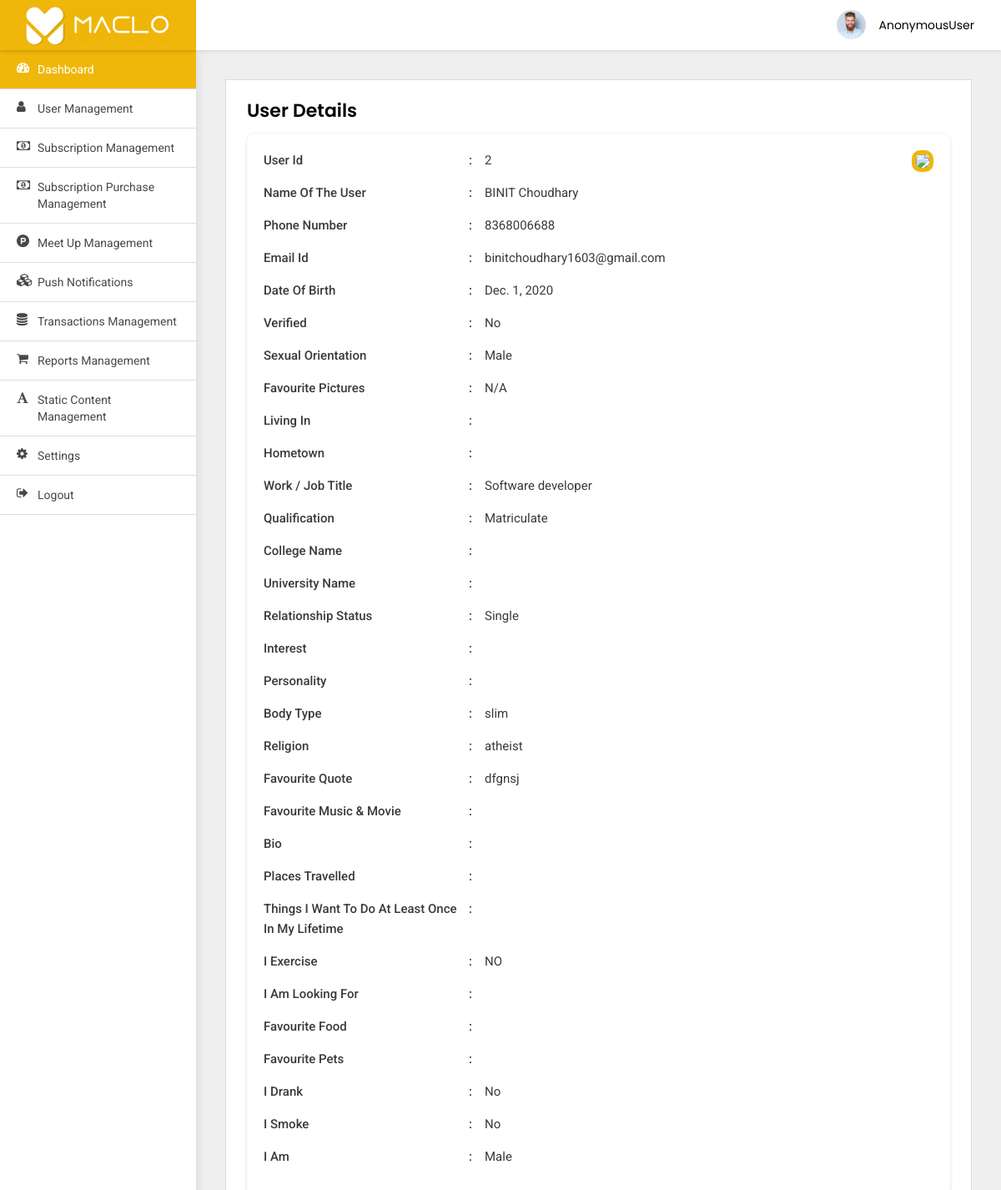
Page /adminpanel/users-detail/2/ on the committed database.
### src/models.py (models this page shows)
class RegisterUser(models.Model):
    email = models.EmailField(default='test@maclo.com')
    phone_number = models.CharField(default='00000', max_length=12)
    first_name = models.CharField(default='maclo', max_length=100)
    last_name = models.CharField(default='app', max_length=100)
    gender = models.CharField(choices=GENDER, default='Male', max_length=20, null=True, blank=True)
    date_of_birth = models.DateField(null=True, blank=True)
    job_profile = models.CharField(max_length=100, null=True, blank=True)
    company_name = models.CharField(max_length=200, null=True, blank=True)
    qualification = models.CharField(
        default="Bachelor's", choices=QUALIFICATION, max_length=100, null=True, blank=True)
    relationship_status = models.CharField(
        default='Single', choices=RELATIONSHIP_STATUS, max_length=100, null=True, blank=True)
    height = models.IntegerField()
    fav_quote = models.CharField(default='MY Fav QUOTE', max_length=1000)
    religion = models.CharField(default='atheist', max_length=100, null=True, blank=True)
    body_type = models.CharField(default='slim', max_length=100)
    zodiac_sign = models.CharField(default='', max_length=100)
    taste = models.CharField(default='', max_length=100)
    created_at = models.DateField(auto_now_add=True)
    verified = models.CharField(default='No', choices=BOOL_CHOICES, max_length=10)
    fb_signup = models.CharField(default='No', choices=BOOL_CHOICES, max_length=10)
    pic_1 = models.ImageField(upload_to='media', null=True, blank=True)
    pic_2 = models.ImageField(upload_to='media', null=True, blank=True)
    pic_3 = models.ImageField(upload_to='media', null=True, blank=True)
    pic_4 = models.ImageField(upload_to='media', null=True, blank=True)
    pic_5 = models.ImageField(upload_to='media', null=True, blank=True)
    pic_6 = models.ImageField(upload_to='media', null=True, blank=True)
    def __str__(self):
        return str(self.id)

class UserDetail(models.Model):
    bio = models.CharField(default='', max_length=600, null=True, blank=True)
    phone_number = models.ForeignKey(RegisterUser, on_delete=models.CASCADE, null=True, blank=True)
    living_in = models.CharField(
        default='', choices=LOCATION, max_length=100, null=True, blank=True)
    hometown = models.CharField(default='', max_length=300, null=True, blank=True)
    profession = models.CharField(
        default="", choices=PROFESSION, max_length=100, null=True, blank=True)
    college_name = models.CharField(
        default='', choices=COLLEGES, max_length=100, null=True, blank=True)
    university = models.CharField(
        default='', choices=UNIVERSITY, max_length=200, null=True, blank=True)
    personality = models.CharField(default='', max_length=500, null=True, blank=True)
    food_type = models.CharField(choices=FOOD_TYPE, default='', max_length=100, null=True, blank=True)
    owns = models.CharField(choices=VEHICLES, default='', max_length=200, null=True, blank=True)
    preference_first_date = models.CharField(
        default='', choices=PREFRENCE_FIRST_DATE, max_length=150, null=True, blank=True)
    fav_music = models.CharField(default='', max_length=500, null=True, blank=True)
    travelled_place = models.CharField(default='', max_length=500, null=True, blank=True)
    once_in_life = models.CharField(default='', max_length=500, null=True, blank=True)
    exercise = models.CharField(default='NO', choices=BOOL_CHOICES, max_length=10, null=True, blank=True)
    looking_for = models.CharField(default="", max_length=500, null=True, blank=True)
    fav_food = models.CharField(default='', max_length=500, null=True, blank=True)
    fav_pet = models.CharField(default='', max_length=100, null=True, blank=True)
    smoke = models.CharField(default='No', choices=BOOL_CHOICES, max_length=10, null=True, blank=True)
    drink = models.CharField(default='No', choices=BOOL_CHOICES, max_length=10, null=True, blank=True)
    subscription_purchased = models.CharField(default='No', choices=BOOL_CHOICES, max_length=100, null=True, blank=True)
    subscription_purchased_at = models.DateField(null=True, blank=True)
    subscription = models.ForeignKey(SubscriptionPlans, on_delete=models.CASCADE, null=True, blank=True)

### adminpanel/views.py (the view)
# urls.py: path('users-detail/<int:pk>/', UserDetailView.as_view(), name='users-detail'),
class UserDetailView(DetailView):
    model = RegisterUser
    template_name = 'user-details.html'
    def get_context_data(self, **kwargs):
        context = super().get_context_data(**kwargs)
        user = RegisterUser.objects.get(id=self.kwargs.get('pk'))
        print(user)
        try:
            context['detail'] = UserDetail.objects.get(phone_number=user)
            x = UserDetail.objects.get(phone_number=user)
            print(x.living_in)
        except Exception as e:
            print(e)
        return context

### adminpanel/templates/user-details.html
{% extends 'base.html' %}
{% block body %}
<div class="WrapperArea">
    <div class="WrapperBox">
        <div class="Small-Wrapper">
            <h4 class="Title">User Details</h4>
            <div class="DetailsArea">
                {% if object.pic_1 %}
                <div class="DetailsProfile">
                    <figure><img src="{{object.pic_1.url}}"></figure>
                </div>
                {% else %}
                <div class="DetailsProfile">
                    <figure><img src="'adminpanel/images/profile.jpeg'"></figure>
                </div>
                {% endif %}
                <ul>
                    <li>
                        <span>User id</span>{{object.id}}
                    </li>
                    <li>
                        <span>Name of the user</span>{{object.first_name}} {{object.last_name}}
                    </li>
                    <li>
                        <span>Phone Number</span>{{object.phone_number}}
                    </li>
                    <li>
                        <span>Email id </span>{{object.email}}
                    </li>
                    <li>
                        <span>Date of Birth</span>{{object.date_of_birth}}
                    </li>
                    <li>
                        <span>Verified</span>{{object.verified}}
                    </li>
                    <li>
                        <span>Sexual Orientation</span>{{object.gender}}
                    </li>
                    {% if object.pic_1 %}
                    <li>
                        <span>favourite pictures</span>{{object.pic_1.url}}
                    </li>
                    {% else %}
                    <li>
                        <span>favourite pictures</span>N/A
                    </li>
                    {% endif %}
                    <li>
                        <span>Living in</span>{{detail.living_in}}
                    </li>
                    <li>
                        <span>Hometown</span>{{detail.hometown}}
                    </li>
                    <li>
                        <span>Work / Job title</span>{{object.job_profile}}
                    </li>
                    <li>
                        <span>Qualification </span>{{object.qualification}}
                    </li>
                    <li>
                        <span>College name </span>{{detail.college_name}}
                    </li>
                    <li>
                        <span>University name</span>{{detail.university}}
                    </li>
                    <li>
                        <span>Relationship status</span>{{object.relationship_status}}
                    </li>
                    <li>
                        <span>Interest</span>{{object.interests}}
                    </li>
                    <li>
                        <span>Personality</span>{{object.personality}}
                    </li>
                    <li>
                        <span>Body Type</span>{{object.body_type}}
                    </li>
                    <li>
                        <span>Religion</span>{{object.religion}}
                    </li>
                    <li>
                        <span>favourite quote </span>{{object.fav_quote}}
                    </li>
                    <li>
                        <span>Favourite Music & Movie </span>{{detail.fav_music}}
                    </li>
                    <li>
                        <span>Bio</span>{{detail.bio}}
                    </li>
                    <li>
                        <span>Places Travelled </span>{{detail.travelled_place}}
                    </li>
                    <li>
                        <div class="Flex">
                            <span>Things I want to do at least once in my lifetime</span>{{detail.once_in_life}}
                        </div>
                    </li>
                    <li>
                        <span>I Exercise</span>{{detail.exercise}}
                    </li>
                    <li>
                        <span>I am looking for</span>{{detail.looking_for}}
                    </li>
                    <li>
                        <span>Favourite Food</span>{{detail.fav_food}}
                    </li>
                    <li>
                        <span>Favourite pets</span>{{detail.fav_pet}}
                    </li>
                    <li>
                        <span>I drank</span>{{detail.drink}}
                    </li>
                    <li>
                        <span>I Smoke</span>{{detail.smoke}}
                    </li>
                    <li>
                        <span>I am</span>{{object.gender}}
                    </li>
                </ul>
            </div>
        </div>
    </div>
</div>
{% endblock body %}

### static/adminpanel/css/style.css (style rules this page uses)
body { margin: 0; padding: 0; font-family: 'Poppins', sans-serif !important; font-size: 13px; color: #3a3a3a; font-weight: 400; }
* { margin: 0px; padding: 0px; }
header, footer, aside, article, section, detail, nav, figure { position: relative; }
h1, h2, h3, h4, h5, h6, p { margin: 0; padding: 0; }
ul, li, ol { list-style-type: none; margin: 0; padding: 0; }
img { border: 0; outline: none; max-width: 100%; }
.Flex { display: flex; }
.WrapperArea { margin-left:235px;flex:1 1 auto;width:calc(100% - 235px);display:flex;flex-direction:column;margin-top:60px;transition:0.5s all ease-in-out }
.WrapperArea .WrapperBox { padding:35px;background-color:#efefef;min-height:calc(100vh - 60px) }
.Small-Wrapper { background-color:#fff;padding:25px;border:1px solid #dcdcdc }
h4.Title { margin:0 0 15px;font-weight:600;color:#000;text-transform:capitalize;font-size:22px }
.DetailsArea { box-shadow:0 1px 4px #ddd;padding:20px;margin:0;border-radius:10px }
.DetailsArea .DetailsProfile { float: right; border: 5px solid #efb70a; border-radius: 10px; overflow: hidden; }
.DetailsArea ul li { font-family:Roboto;font-size:15px;margin:0 0 15px 0;line-height:24px }
.DetailsArea ul li span, .DetailsArea ul li strong { font-weight:500;text-transform:capitalize;width:250px;display:inline-block;position:relative;margin:0 15px 0 0;padding:0 10px 0 0 }
.DetailsArea ul li span:after { content:':';position:absolute;right:0;top:0 }

### rows in the picture
RegisterUser: id "2", first_name "BINIT", last_name "Choudhary", phone_number "8368006688", email "binitchoudhary1603@gmail.com", date_of_birth "Dec. 1, 2020", verified "No", gender "Male", job_profile "Software developer", qualification "Matriculate", relationship_status "Single", body_type "slim", religion "atheist", fav_quote "dfgnsj"
UserDetail: exercise "NO", drink "No", smoke "No"

### other values in the picture
{{ user }} "AnonymousUser"
